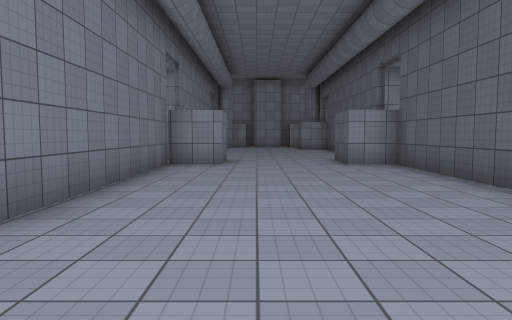
[1] (above)

22 first-person views from a walk through a scene from a Unity 3-D project. The camera is 1.4 m above the floor, tilts 4° down and sees 70° across. The floor is counted in squares, 2 m on a side. Each view is taken from the middle of a square. On the plan, view 1 faces up. The plan holds only what a view shows up to about 11 squares ahead; the rest is blank. The player character is not drawn. Surface patterns are stand-ins for the level's own textures.

[2]
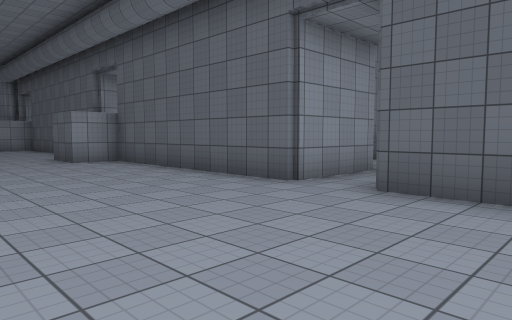

[3]
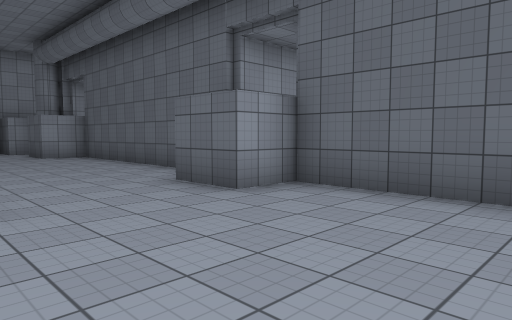

[4]
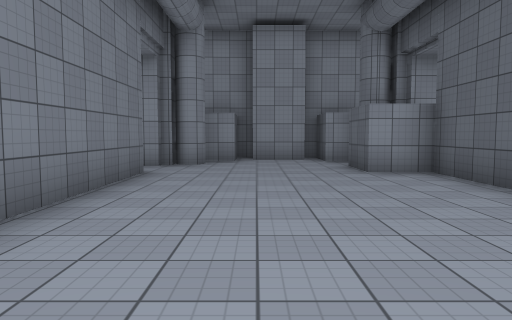

[5]
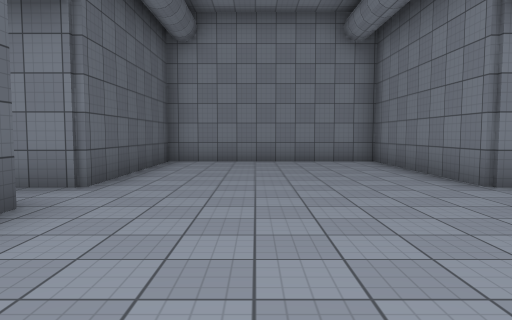

[6]
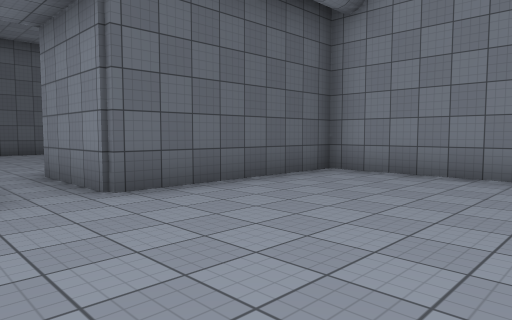

[7]
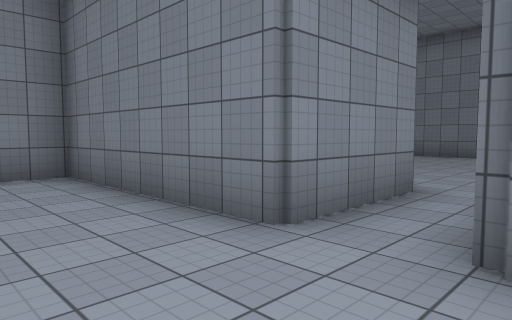

[8]
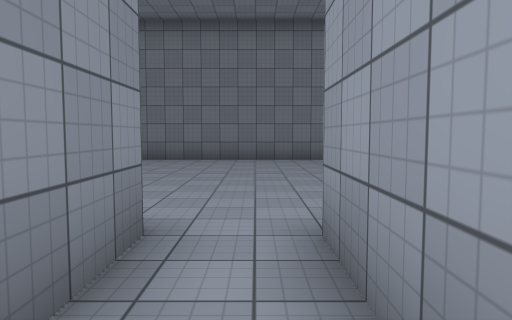

[9]
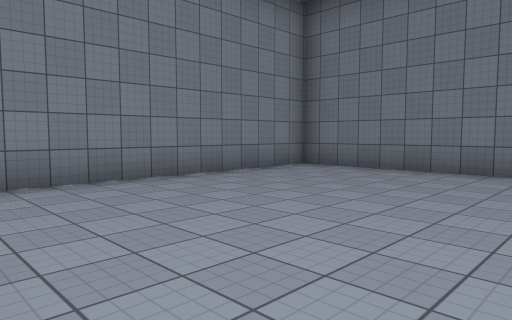

[10]
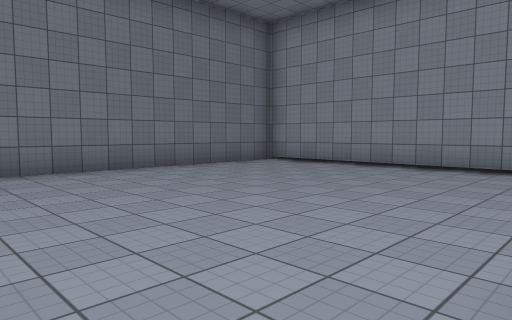

[11]
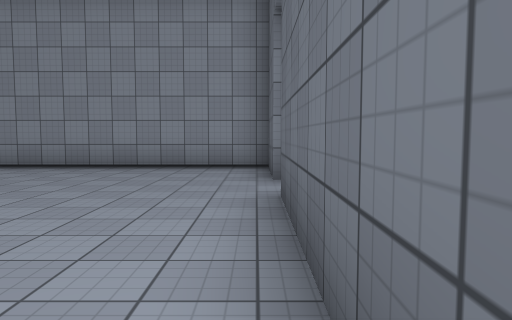

[12]
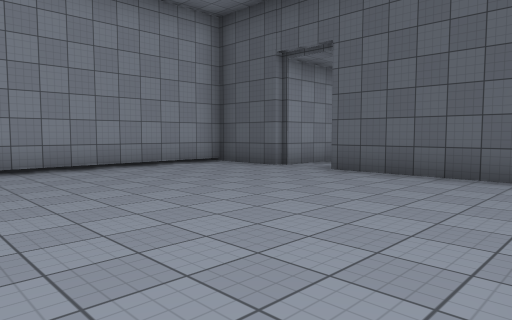

[13]
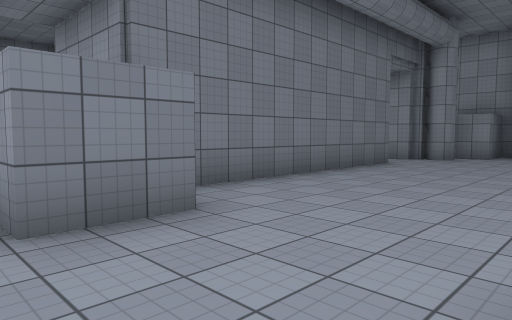

[14]
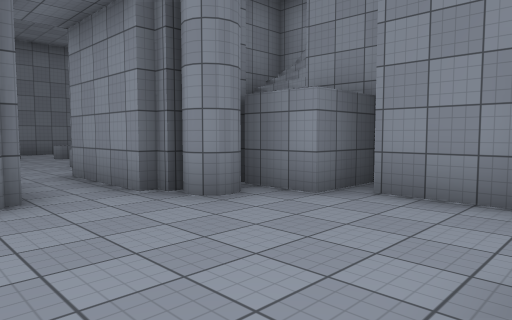

[15]
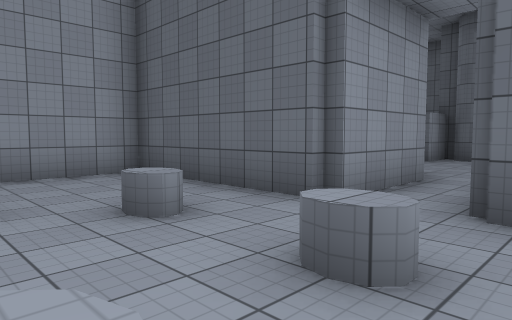

[16]
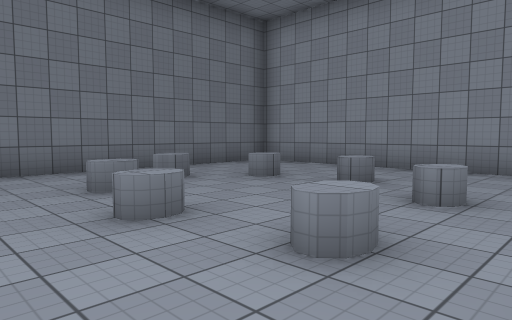

[17]
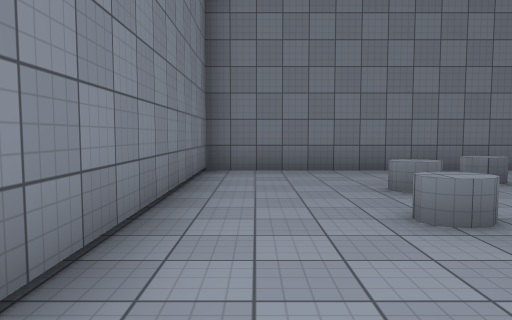

[18]
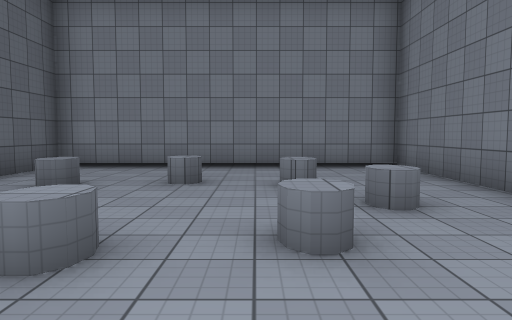

[19]
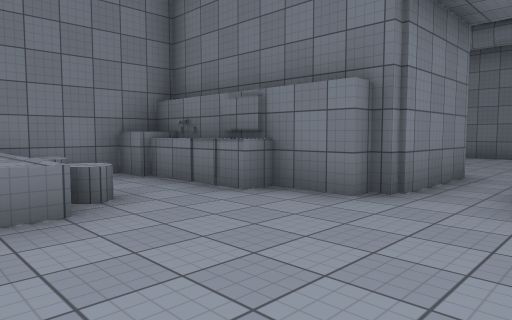

[20]
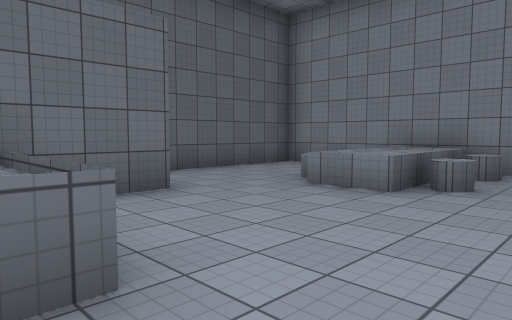

[21]
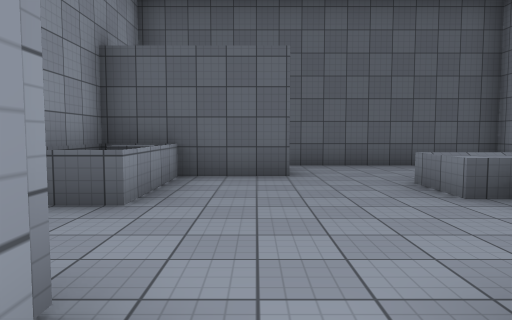

[22]
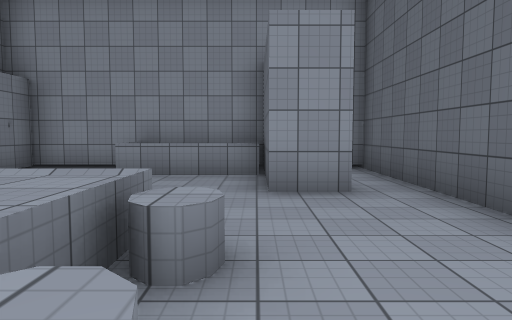

### Floor plan
Key: @ floor where view 1 was taken; # wall or solid block; . floor; = window, fence, low wall or low ledge; ^ raised ledge.
Columns run from 12 left of view 1 to 14 right of it. Each row starts with its distance up from view 1.
 23 #########
 22 #.......#
 21 #.......#  ###
 20 #...^...########
 19 #.....^.###....#
 18 #.............##
 17 #.=.^.^.##....###
 16 #.......###.....#
 15 #.......###.....#
 14 ######### #.....#
 13           #.....#
 12           #.....#
 11           #.....
 10           ##...#
  9           ##...##
  8           #.....#
  7           #.....#
  6           #.....#
  5 ######### #.....###########
  4 #.......###.....###..^^# .#
  3 #.......###.....###....##.#
  2 #.......................#.#
  1 #.......###.....###.......#
  0 #.......###.@...###.......#
 -1 #.......###.....###..^^...#
 -2 #.......###.....####.^^...#
 -3 #.......###.....###^.^^...#
 -4 #######   ####### #########

Positions as (right, up) in squares from view 1, and headings:
1: (0, 0), facing up
2: (-1, -1), facing up-right
3: (-1, 5), facing up-right
4: (0, 10), facing up
5: (1, 6), facing down
6: (-1, 3), facing down-right
7: (0, 3), facing down-left
8: (-2, 2), facing left
9: (-5, 2), facing down-left
10: (-5, -3), facing up-left
11: (-5, -3), facing up
12: (-11, -3), facing up-right
13: (2, 8), facing up-left
14: (2, 16), facing up-left
15: (-8, 16), facing up-right
16: (-5, 15), facing up-left
17: (-5, 15), facing left
18: (-9, 22), facing down
19: (10, 3), facing down-left
20: (7, 4), facing down-right
21: (5, 2), facing right
22: (11, -3), facing up
